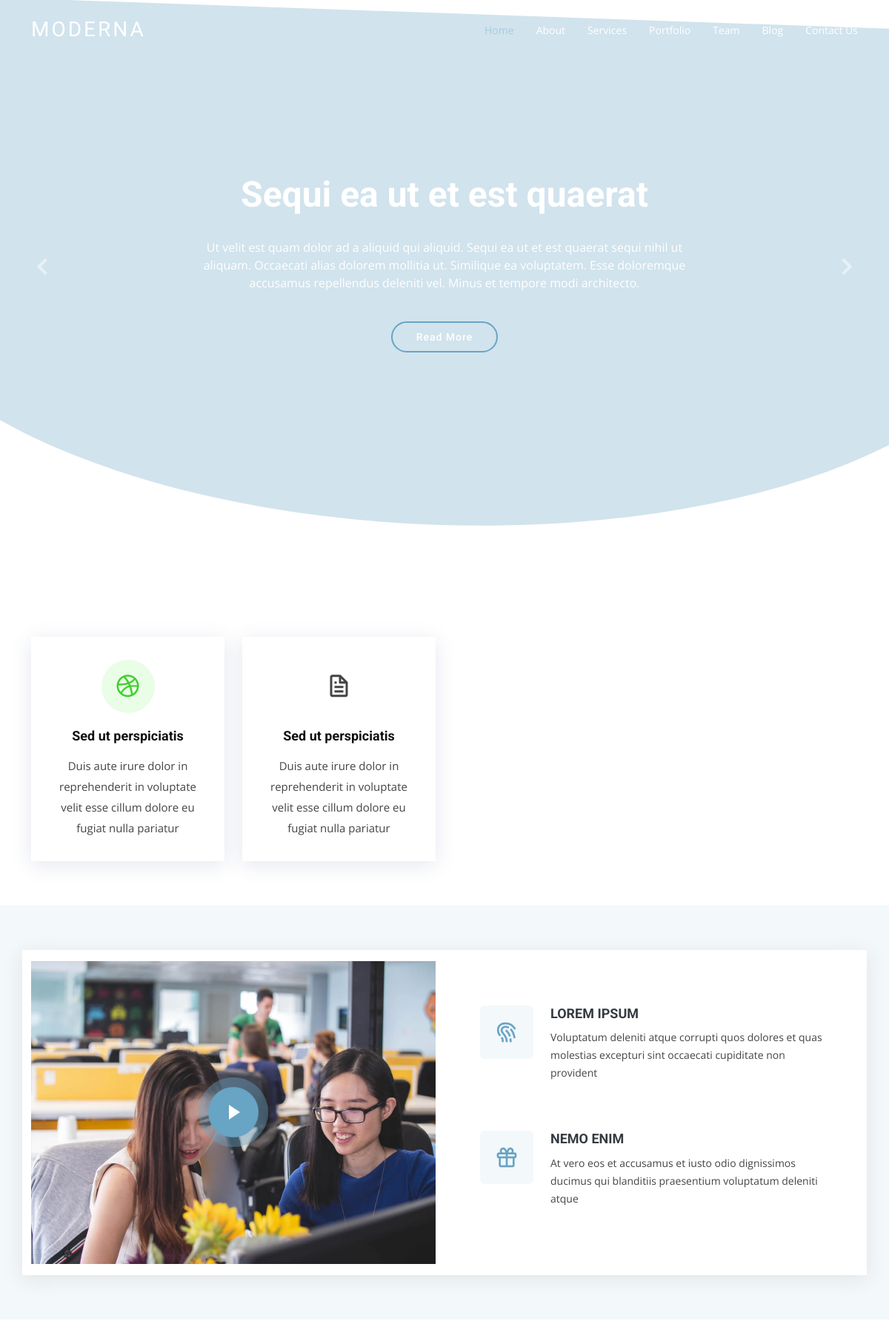
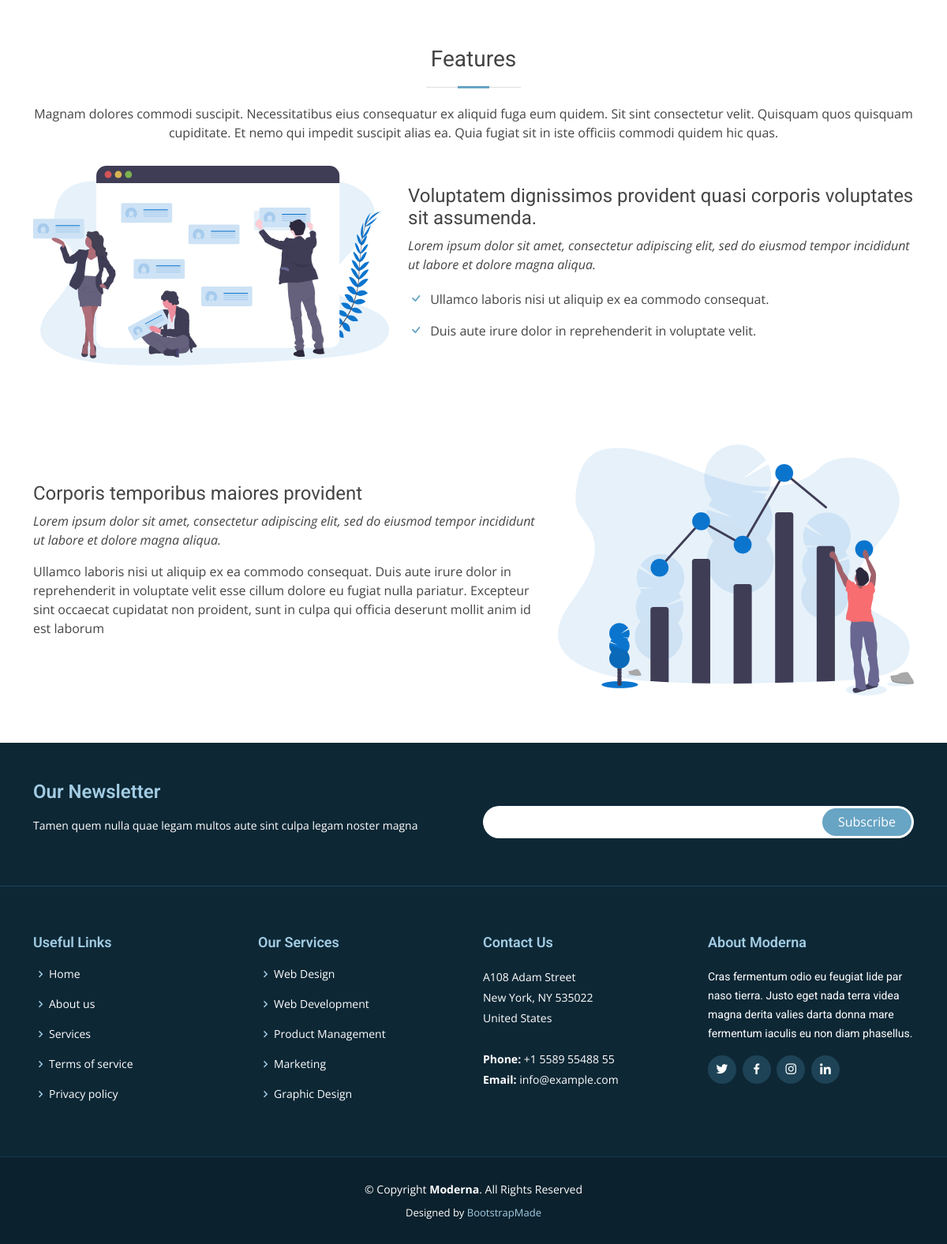
The page / on the database its author committed (2 pictures, top to bottom).
### tables this page shows
CREATE TABLE `banners` (
  `id` int(11) NOT NULL,
  `title` varchar(100) NOT NULL,
  `description` text NOT NULL,
  `btn_text` varchar(30) NOT NULL,
  `btn_url` varchar(100) NOT NULL,
  `photo` varchar(100) NOT NULL,
  `status` int(1) NOT NULL DEFAULT '1'
);

CREATE TABLE `services` (
  `id` int(11) NOT NULL,
  `title` varchar(100) NOT NULL,
  `description` text NOT NULL,
  `icon_class` varchar(20) NOT NULL,
  `box_class_name` varchar(20) NOT NULL,
  `status` int(1) NOT NULL DEFAULT '1'
);

CREATE TABLE `why_us` (
  `id` int(11) NOT NULL,
  `photo` varchar(100) DEFAULT 'photo.jpg',
  `video_url` varchar(200) DEFAULT NULL,
  `title_one` varchar(50) NOT NULL DEFAULT 'LOREM IPSUM',
  `description_one` text,
  `icon_one` varchar(50) DEFAULT NULL,
  `title_two` varchar(50) DEFAULT NULL,
  `description_two` text,
  `icon_two` varchar(50) DEFAULT NULL
);

### inc/service.php (the view)
<?php
$query = "SELECT * FROM services WHERE status = 1 ORDER BY id DESC LIMIT 2";
$result = mysqli_query($conn, $query);
if (mysqli_num_rows($result) > 0) {
    $datas = mysqli_fetch_all($result, 1);
}
?>
<section class="services">
      <div class="container">
        <div class="row">
        <?php
            foreach($datas as $data){
        ?>
        <div class="col-md-6 col-lg-3 d-flex align-items-stretch" data-aos="fade-up">
            <div class="icon-box <?=$data['box_class_name']?>">
              <div class="icon"><i class="bx <?=$data['icon_class']?>"></i></div>
              <h4 class="title"><a href=""><?=$data['title']?></a></h4>
              <p class="description"><?=$data['description']?></p>
            </div>
          </div>
        <?php
            }
        ?>
        </div>
      </div>
    </section>

### inc/header.php (shortened to what this page needs)
<!DOCTYPE html>
<html lang="en">
<head>
  <link href="assets/vendor/animate.css/animate.min.css" rel="stylesheet">
  <link href="assets/vendor/aos/aos.css" rel="stylesheet">
  <link href="assets/vendor/bootstrap/css/bootstrap.min.css" rel="stylesheet">
  <link href="assets/vendor/bootstrap-icons/bootstrap-icons.css" rel="stylesheet">
  <link href="assets/vendor/boxicons/css/boxicons.min.css" rel="stylesheet">
  <link href="assets/vendor/glightbox/css/glightbox.min.css" rel="stylesheet">
  <link href="assets/vendor/swiper/swiper-bundle.min.css" rel="stylesheet">
  <link href="assets/css/style.css" rel="stylesheet">
</head>
<body>
  <header id="header" class="fixed-top d-flex align-items-center header-transparent">
    <div class="container d-flex justify-content-between align-items-center">
      <div class="logo">
        <h1 class="text-light"><a href="index.html"><span>Moderna</span></a></h1>
      </div>
      <nav id="navbar" class="navbar">
        <ul>
          <li><a class="active " href="index.html">Home</a></li>
          <li><a href="about.html">About</a></li>
          <li><a href="services.html">Services</a></li>
          <li><a href="portfolio.html">Portfolio</a></li>
          <li><a href="team.html">Team</a></li>
          <li><a href="blog.html">Blog</a></li>
          <li><a href="contact.html">Contact Us</a></li>
        </ul>
      </nav>
    </div>
  </header>

### inc/banner.php
<?php
require 'admin/db.php';
$query = "SELECT * FROM banners WHERE status = 1";
$result = mysqli_query($conn, $query);
if (mysqli_num_rows($result) > 0) {
  $datas = mysqli_fetch_all($result, 1);
}
?>
<section id="hero" class="d-flex justify-cntent-center align-items-center">
  <div id="heroCarousel" class="container carousel carousel-fade" data-bs-ride="carousel" data-bs-interval="5000">
    <?php
    foreach ($datas as $key => $data) {
    ?>
        <div class="carousel-item <?= $key == 0 ? "active" : "" ?>">
          <div class="carousel-container">
            <h2 class="animate__animated animate__fadeInDown"><?= $data['title'] ?></h2>
            <p class="animate__animated animate__fadeInUp"><?= $data['description'] ?></p>
            <a href="<?= $data['btn_url'] ?>" class="btn-get-started animate__animated animate__fadeInUp"><?= $data['btn_text'] ?></a>
          </div>
        </div>
    <?php
    }
    ?>
    <a class="carousel-control-prev" href="#heroCarousel" role="button" data-bs-slide="prev">
      <span class="carousel-control-prev-icon bx bx-chevron-left" aria-hidden="true"></span>
    </a>
    <a class="carousel-control-next" href="#heroCarousel" role="button" data-bs-slide="next">
      <span class="carousel-control-next-icon bx bx-chevron-right" aria-hidden="true"></span>
    </a>
  </div>
</section>

### index.php
<?php
  require_once 'inc/header.php';
  require_once 'inc/banner.php';
?>
  <main id="main">
 <?php
include_once 'inc/service.php';
include_once 'inc/why-us.php';
 ?>
    <section class="features">
      <div class="container">
        <div class="section-title">
          <h2>Features</h2>
          <p>Magnam dolores commodi suscipit. Necessitatibus eius consequatur ex aliquid fuga eum quidem. Sit sint consectetur velit. Quisquam quos quisquam cupiditate. Et nemo qui impedit suscipit alias ea. Quia fugiat sit in iste officiis commodi quidem hic quas.</p>
        </div>
        <div class="row" data-aos="fade-up">
          <div class="col-md-5">
            <img src="assets/img/features-1.svg" class="img-fluid" alt="">
          </div>
          <div class="col-md-7 pt-4">
            <h3>Voluptatem dignissimos provident quasi corporis voluptates sit assumenda.</h3>
            <p class="fst-italic">
              Lorem ipsum dolor sit amet, consectetur adipiscing elit, sed do eiusmod tempor incididunt ut labore et dolore
              magna aliqua.
            </p>
            <ul>
              <li><i class="bi bi-check"></i> Ullamco laboris nisi ut aliquip ex ea commodo consequat.</li>
              <li><i class="bi bi-check"></i> Duis aute irure dolor in reprehenderit in voluptate velit.</li>
            </ul>
          </div>
        </div>
        <div class="row" data-aos="fade-up">
          <div class="col-md-5 order-1 order-md-2">
            <img src="assets/img/features-2.svg" class="img-fluid" alt="">
          </div>
          <div class="col-md-7 pt-5 order-2 order-md-1">
            <h3>Corporis temporibus maiores provident</h3>
            <p class="fst-italic">
              Lorem ipsum dolor sit amet, consectetur adipiscing elit, sed do eiusmod tempor incididunt ut labore et dolore
              magna aliqua.
            </p>
            <p>
              Ullamco laboris nisi ut aliquip ex ea commodo consequat. Duis aute irure dolor in reprehenderit in voluptate
              velit esse cillum dolore eu fugiat nulla pariatur. Excepteur sint occaecat cupidatat non proident, sunt in
              culpa qui officia deserunt mollit anim id est laborum
            </p>
          </div>
        </div>
      </div>
    </section>
  </main>
  <?php
  require_once 'inc/footer.php';

### inc/why-us.php
<?php
$query = "SELECT * FROM why_us";
$result = mysqli_query($conn, $query);
if (mysqli_num_rows($result) > 0) {
  $data = mysqli_fetch_assoc($result);
}
?>
<section class="why-us section-bg" data-aos="fade-up" date-aos-delay="200">
   <div class="container">
     <div class="row">
       <div class="col-lg-6 video-box">
         <img src="uploads/why-us/<?=$data['photo']?>" class="img-fluid">
         <a href="<?=$data['video_url']?>" class="venobox play-btn mb-4" data-vbtype="video" data-autoplay="true" target="_blank"></a>
       </div>
       <div class="col-lg-6 d-flex flex-column justify-content-center p-5">
         <div class="icon-box">
           <div class="icon"><i class="bx <?= $data['icon_one']?>"></i></div>
           <h4 class="title"><a href=""><?=$data['title_one']?></a></h4>
           <p class="description"><?=$data['description_one']?></p>
         </div>
         <div class="icon-box">
           <div class="icon"><i class="bx <?= $data['icon_two']?>"></i></div>
           <h4 class="title"><a href=""><?=$data['title_two']?></a></h4>
           <p class="description"><?=$data['description_two']?></p>
         </div>
       </div>
     </div>
   </div>
 </section>

### inc/footer.php (shortened to what this page needs)
<footer id="footer" data-aos="fade-up" data-aos-easing="ease-in-out" data-aos-duration="500">
<div class="footer-newsletter">
  <div class="container">
    <div class="row">
      <div class="col-lg-6">
        <h4>Our Newsletter</h4>
        <p>Tamen quem nulla quae legam multos aute sint culpa legam noster magna</p>
      </div>
      <div class="col-lg-6">
        <form action="" method="post">
          <input type="email" name="email"><input type="submit" value="Subscribe">
        </form>
      </div>
    </div>
  </div>
</div>
<div class="footer-top">
  <div class="container">
    <div class="row">
      <div class="col-lg-3 col-md-6 footer-links">
        <h4>Useful Links</h4>
        <ul>
          <li><i class="bx bx-chevron-right"></i> <a href="#">Home</a></li>
          <li><i class="bx bx-chevron-right"></i> <a href="#">About us</a></li>
          <li><i class="bx bx-chevron-right"></i> <a href="#">Services</a></li>
          <li><i class="bx bx-chevron-right"></i> <a href="#">Terms of service</a></li>
          <li><i class="bx bx-chevron-right"></i> <a href="#">Privacy policy</a></li>
        </ul>
      </div>
      <div class="col-lg-3 col-md-6 footer-links">
        <h4>Our Services</h4>
        <ul>
          <li><i class="bx bx-chevron-right"></i> <a href="#">Web Design</a></li>
          <li><i class="bx bx-chevron-right"></i> <a href="#">Web Development</a></li>
          <li><i class="bx bx-chevron-right"></i> <a href="#">Product Management</a></li>
          <li><i class="bx bx-chevron-right"></i> <a href="#">Marketing</a></li>
          <li><i class="bx bx-chevron-right"></i> <a href="#">Graphic Design</a></li>
        </ul>
      </div>
      <div class="col-lg-3 col-md-6 footer-contact">
        <h4>Contact Us</h4>
        <p>
          A108 Adam Street <br>
          New York, NY 535022<br>
          United States <br><br>
          <strong>Phone:</strong> +1 5589 55488 55<br>
          <strong>Email:</strong> info@example.com<br>
        </p>
      </div>
      <div class="col-lg-3 col-md-6 footer-info">
        <h3>About Moderna</h3>
        <p>Cras fermentum odio eu feugiat lide par naso tierra. Justo eget nada terra videa magna derita valies darta donna mare fermentum iaculis eu non diam phasellus.</p>
        <div class="social-links mt-3">
          <a href="#" class="twitter"><i class="bx bxl-twitter"></i></a>
          <a href="#" class="facebook"><i class="bx bxl-facebook"></i></a>
          <a href="#" class="instagram"><i class="bx bxl-instagram"></i></a>
          <a href="#" class="linkedin"><i class="bx bxl-linkedin"></i></a>
        </div>
      </div>
    </div>
  </div>
</div>
<div class="container">
  <div class="copyright">
    &copy; Copyright <strong><span>Moderna</span></strong>. All Rights Reserved
  </div>
  <div class="credits">
    Designed by <a href="https://bootstrapmade.com/">BootstrapMade</a>
  </div>
</div>
</footer>
</body>
</html>

### rows shown on the page
banners: title "Sequi ea ut et est quaerat", description "Ut velit est quam dolor ad a aliquid qui aliquid. Sequi ea ut et est quaerat sequi nihil ut aliquam. Occaecati alias dolorem mollitia ut. Similique ea voluptatem. Esse doloremque accusamus repellendus deleniti vel. Minus et tempore modi architecto.", btn_text "Read More"
services: title "Sed ut perspiciatis", description "Duis aute irure dolor in reprehenderit in voluptate velit esse cillum dolore eu fugiat nulla pariatur"
services: title "Sed ut perspiciatis", description "Duis aute irure dolor in reprehenderit in voluptate velit esse cillum dolore eu fugiat nulla pariatur"
why_us: photo (picture), title_one "LOREM IPSUM", description_one "Voluptatum deleniti atque corrupti quos dolores et quas molestias excepturi sint occaecati cupiditate non provident", title_two "NEMO ENIM", description_two "At vero eos et accusamus et iusto odio dignissimos ducimus qui blanditiis praesentium voluptatum deleniti atque"
